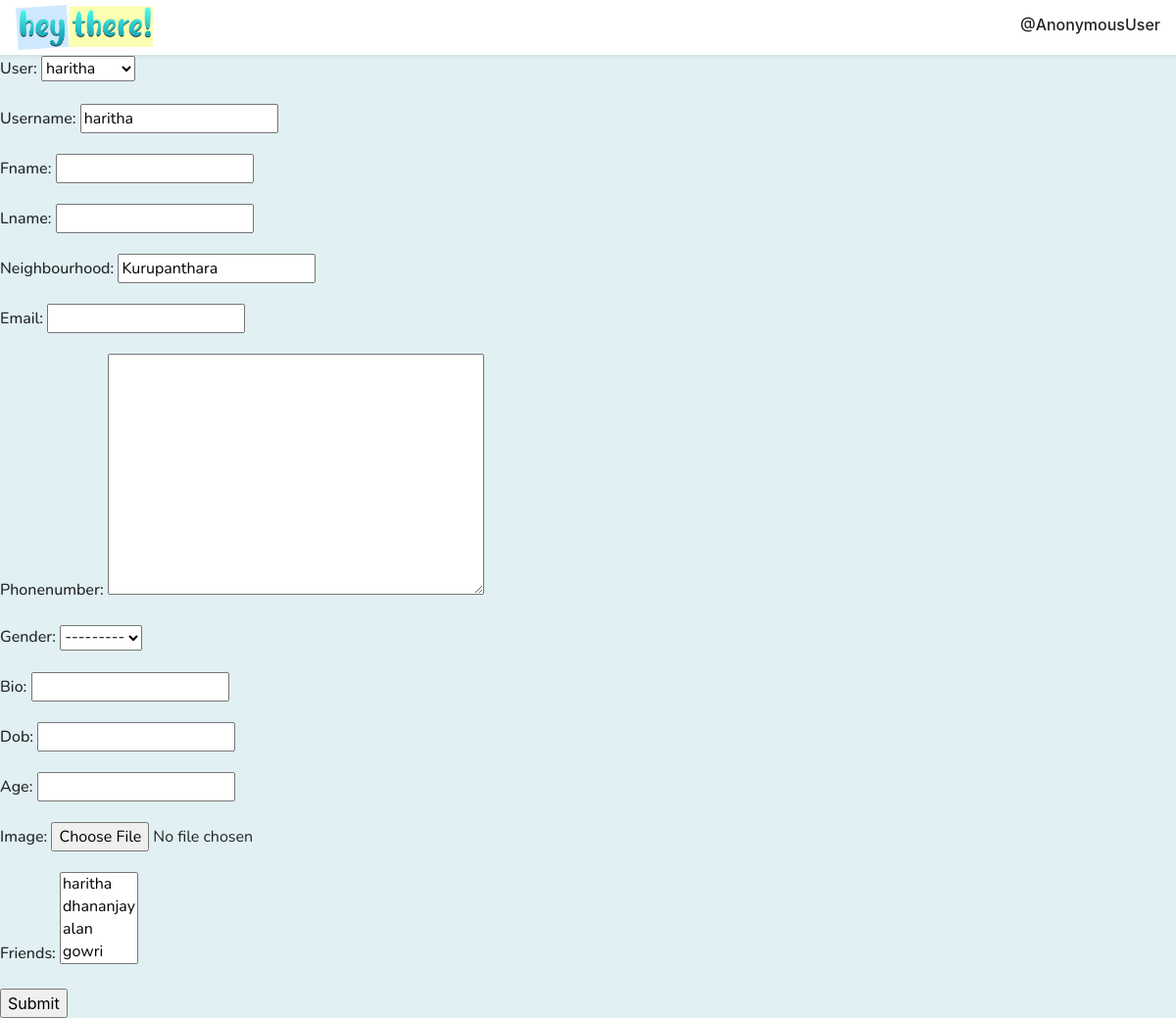
Before: /updateprofile/haritha with the older database file.
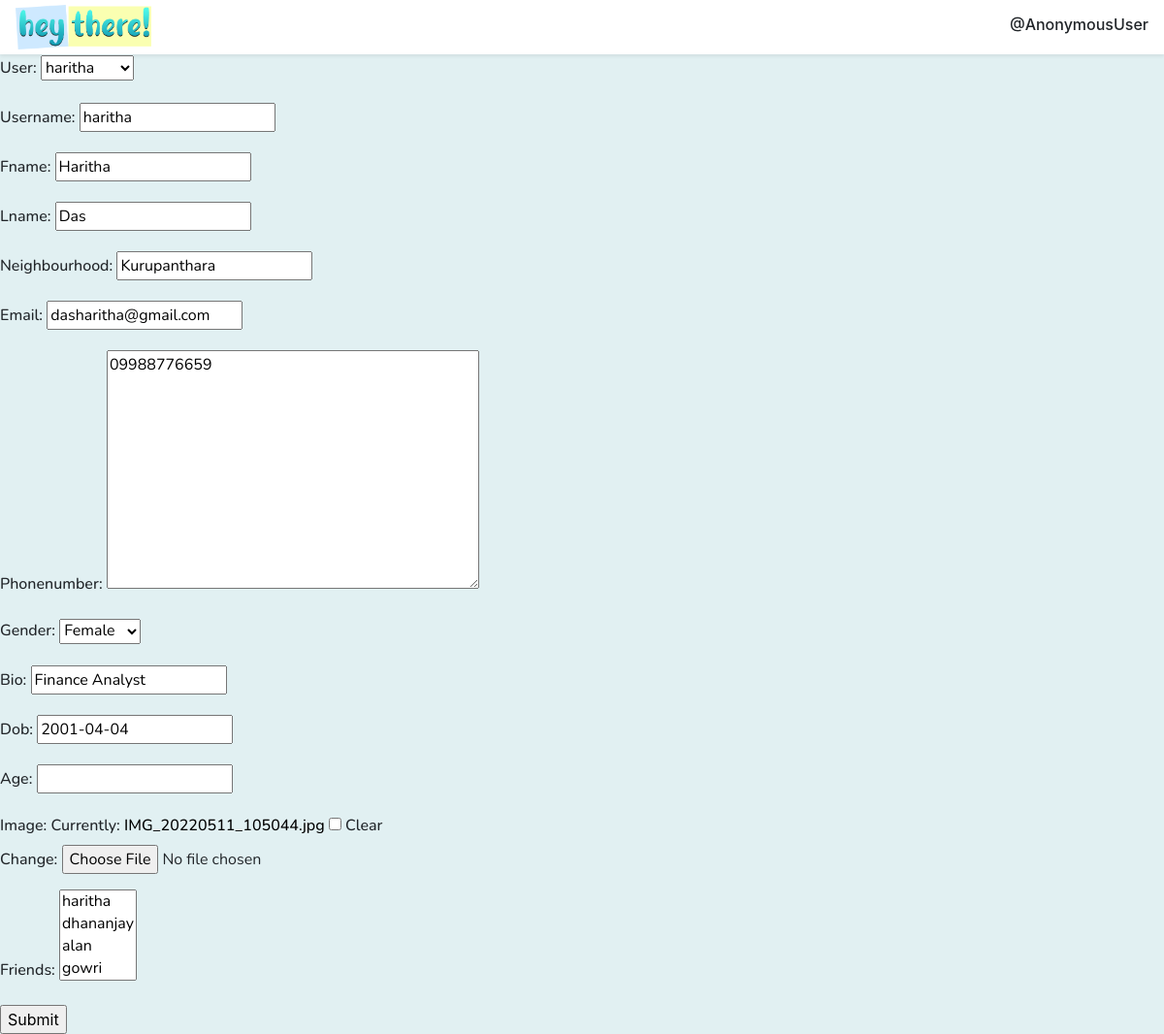
After: the same page with the newer database file.
### basic/models.py (models this page shows, shortened)
class UserRegister(models.Model):
    user = models.OneToOneField(User, null=True, on_delete=models.CASCADE)
    username = models.CharField(max_length=100, null=True)
    fname = models.CharField(max_length=100, null=True, blank=True)
    lname = models.CharField(max_length=100, null=True, blank=True)
    neighbourhood = models.CharField(max_length=100, null=True, blank=True)
    email = models.EmailField(null=True, blank=True)
    phonenumber = PhoneField(null=True, blank=True, help_text='Contact phone number')
    GENDER_CHOICES = (
        ('M', 'Male'),
        ('F', 'Female'),
        ('O', 'Other'),
    )
    gender = models.CharField(max_length=1, choices=GENDER_CHOICES, null=True, blank=True)
    bio = models.CharField(max_length=50, null=True, blank=True)
    date_create = models.DateTimeField(auto_now_add=True, null=True)
    dob = models.DateField(max_length=8, null=True, blank=True)
    age = models.IntegerField(null=True, blank=True)
    image = models.ImageField(null=True, blank=True)
    friends =  models.ManyToManyField('self', related_name='friends', blank=True)
    def __str__(self):
        return self.username

### basic/views.py (the view)
# urls.py: path('updateprofile/<str:username>', views.updateprofile, name='updateprofile'),
def updateprofile(request, username):
    user = UserRegister.objects.get(username=username)
    if request.method=='POST':
        form = UserRegisterForm2(request.POST, request.FILES, instance=user)
        if form.is_valid():
            form.save()
            return redirect('userprofile', username=username)
    else:
        form = UserRegisterForm2(instance=user)
    context={
        'form':form,
    }
    return render(request, 'profile/updateprofile.html', context)

### basic/forms.py
class UserRegisterForm2(forms.ModelForm):
    class Meta:
        model = UserRegister
        fields = '__all__'

### basic/templates/profile/updateprofile.html (shortened to what this page needs)
{% extends 'basic/main.html' %}
{% block content %}
<form action="" method="post" enctype="multipart/form-data">
    {{form.as_p}}
    <input type="submit" value="Submit">
</form>
{% endblock content %}

Changed rows visible on the page:
changed UserRegister "haritha": fname (not shown) → "Haritha"; lname (not shown) → "Das"; email (not shown) → "dasharitha@gmail.com"; phonenumber (not shown) → "09988776659"; gender "---------" → "Female"; bio (not shown) → "Finance Analyst"; dob (not shown) → "2001-04-04"
Other visible differences:
form field as_p: (not shown) → "☐"
text no longer shown: "User: Username: Fname: Lname: Neighbourhood: Email: Phonenumber: Gender: Bio: Dob: Age: Image: Friends:"
text now shown: "User: Username: Fname: Lname: Neighbourhood: Email: Phonenumber: Gender: Bio: Dob: Age: Image: Currently: IMG_20220511_105044.jpg Clear Change: Friends:"
